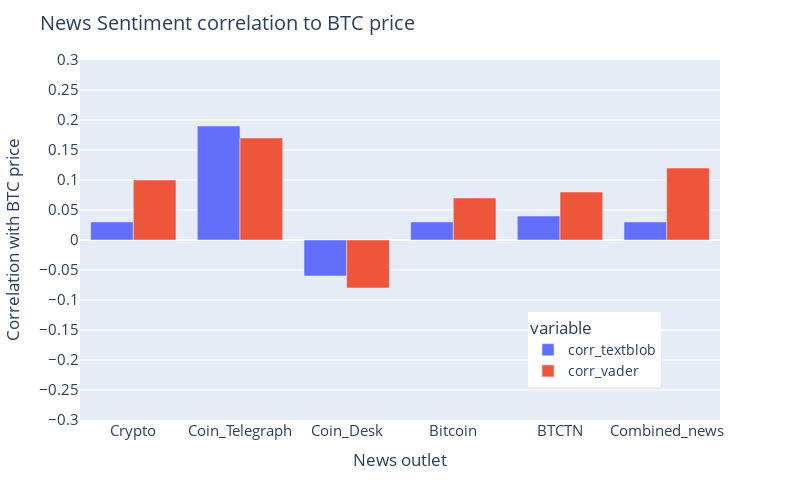

Notebook code for this chart:
### Code cell
fig_news_results = px.bar(news_results,
                         x=news_results.index,
                         y=['corr_textblob','corr_vader'],
                         barmode='group')

fig_news_results.update_layout(title_text='News Sentiment correlation to BTC price',font=dict(size=14),
                             yaxis_title="Correlation with BTC price",
                             xaxis_title="News outlet",
                            width=800,
                            height=500,
                             )

fig_news_results.update_xaxes(tickfont=dict(size=15))
fig_news_results.update_yaxes(dtick=0.05,tickfont=dict(size=15))

fig_news_results.update_layout(yaxis_range=[-.30,0.30])

fig_news_results.update_layout(legend=dict(
    yanchor="top",
    y=0.30,
    xanchor="left",
    x=0.70
))

fig_news_results.show()

### Figure 1 — Plotly figure (JSON) as saved in the notebook; plotly's stock layout.template omitted (floating-point values rounded to 4 significant figures)
{"data": [{"alignmentgroup": "True", "hovertemplate": "variable=corr_textblob<br>index=%{x}<br>value=%{y}<extra></extra>", "legendgroup": "corr_textblob", "marker": {"color": "#636efa"}, "name": "corr_textblob", "offsetgroup": "corr_textblob", "orientation": "v", "showlegend": true, "textposition": "auto", "type": "bar", "x": ["Crypto", "Coin_Telegraph", "Coin_Desk", "Bitcoin", "BTCTN", "Combined_news"], "xaxis": "x", "y": [0.03, 0.19, -0.06, 0.03, 0.04, 0.03], "yaxis": "y"}, {"alignmentgroup": "True", "hovertemplate": "variable=corr_vader<br>index=%{x}<br>value=%{y}<extra></extra>", "legendgroup": "corr_vader", "marker": {"color": "#EF553B"}, "name": "corr_vader", "offsetgroup": "corr_vader", "orientation": "v", "showlegend": true, "textposition": "auto", "type": "bar", "x": ["Crypto", "Coin_Telegraph", "Coin_Desk", "Bitcoin", "BTCTN", "Combined_news"], "xaxis": "x", "y": [0.1, 0.17, -0.08, 0.07, 0.08, 0.12], "yaxis": "y"}], "layout": {"barmode": "group", "font": {"size": 14}, "height": 500, "legend": {"title": {"text": "variable"}, "tracegroupgap": 0, "x": 0.7, "xanchor": "left", "y": 0.3, "yanchor": "top"}, "margin": {"t": 60}, "title": {"text": "News Sentiment correlation to BTC price"}, "width": 800, "xaxis": {"anchor": "y", "domain": [0, 1], "tickfont": {"size": 15}, "title": {"text": "News outlet"}}, "yaxis": {"anchor": "x", "domain": [0, 1], "dtick": 0.05, "range": [-0.3, 0.3], "tickfont": {"size": 15}, "title": {"text": "Correlation with BTC price"}}}}
